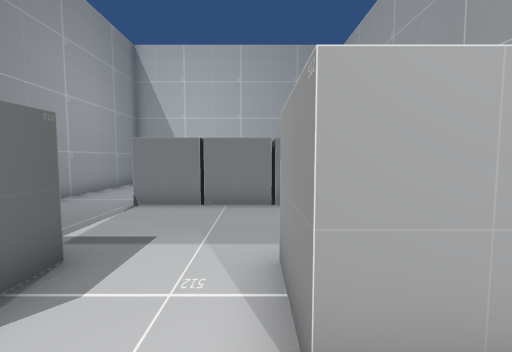
[1] (above)

15 first-person views from a walk through a 3-D level made in the Unity game engine. The camera is 1.4 m above the floor, tilts 4° down and sees 90° across. The floor is counted in squares, 1 m on a side. Each view is taken from the middle of a square. On the plan, view 1 faces up. The plan holds only what a view shows up to about 13 squares ahead; the rest is blank. The player character is not drawn.

[2]
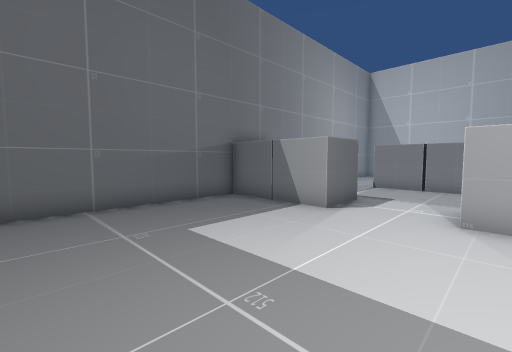

[3]
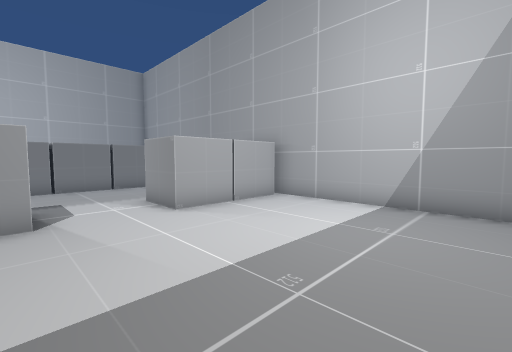

[4]
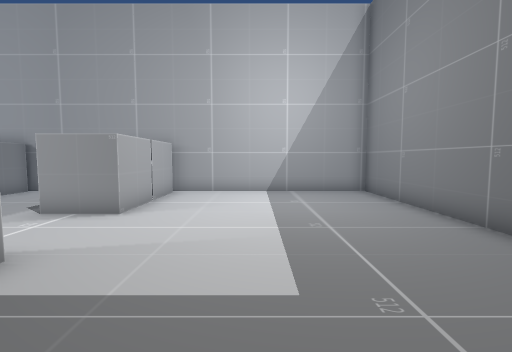

[5]
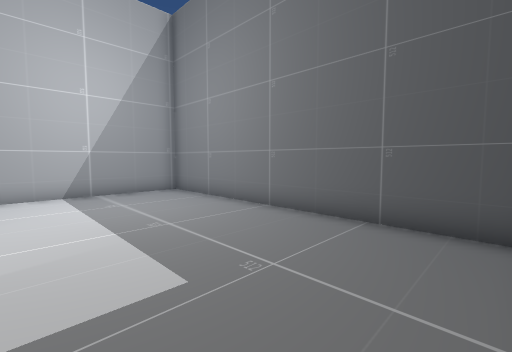

[6]
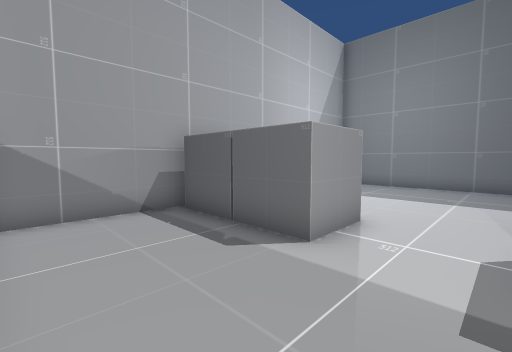

[7]
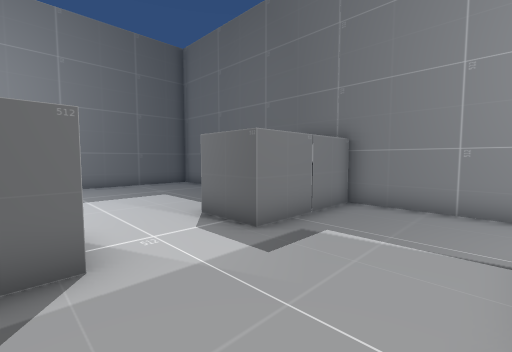

[8]
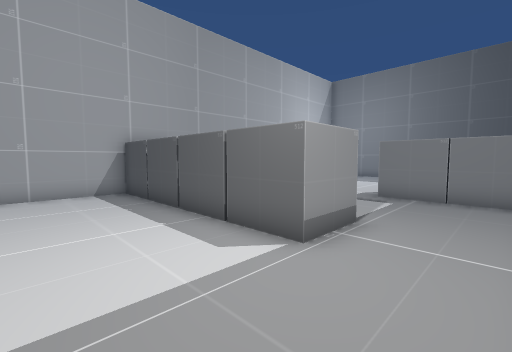

[9]
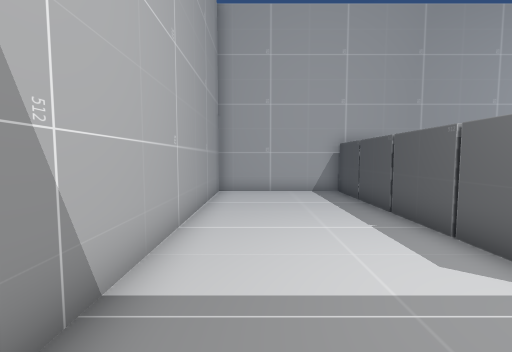

[10]
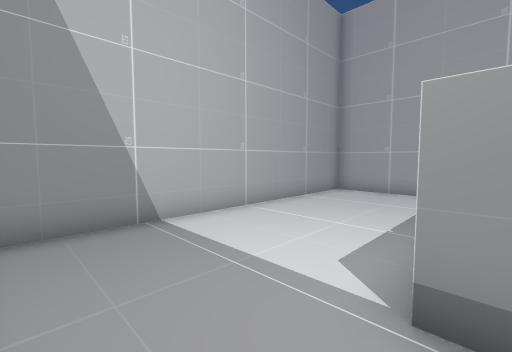

[11]
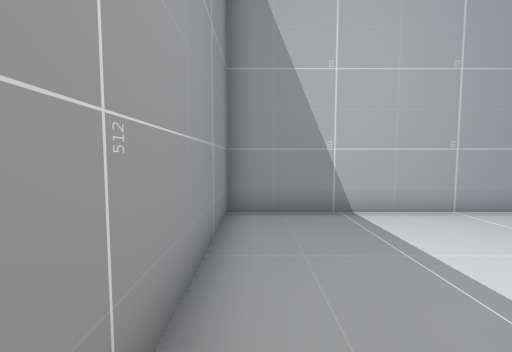

[12]
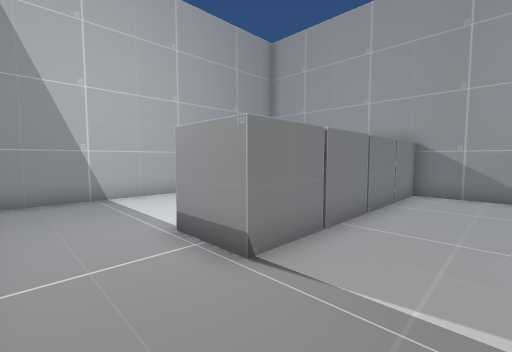

[13]
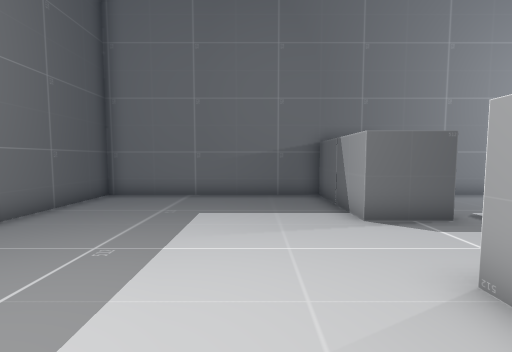

[14]
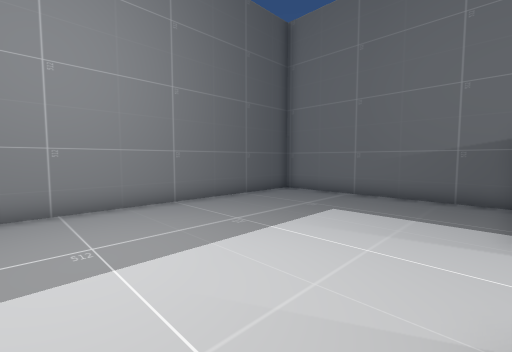

[15]
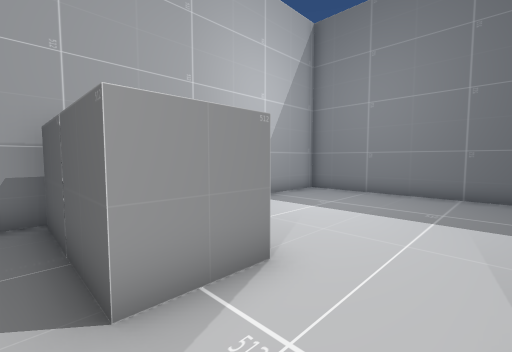

### Floor plan
Ten units are one square. View 1 is at (0, 0); x grows to the right and y downward. Boxes are objects, and circles mark ways between rooms. Rooms are numbered by the first view taken in them; rooms with no view inside come last. Other rooms are left out.
<svg viewBox="-72 -151 125 222">
<path fill="none" stroke="#000" d="M-26 -14 -67 -14 -67 66 48 66 48 -26M45 -14 3 -14M3 -14 3 -34 45 -34M48 -26 48 -75 -36 -75 -36 -95M-67 -96 -67 -34 -26 -34 -26 -14M-36 -95 48 -95 48 -146 -67 -146 -67 -96"/>
<circle cx="-15" cy="-25" r="3" fill="#2a7"/>
<circle cx="-55" cy="-85" r="3" fill="#2a7"/>
<text x="-10" y="20">1</text>
<text x="-10" y="-60">2</text>
<text x="-10" y="-120">3</text>
</svg>
Room 1 opens to room 2. Room 2 opens to room 3.

Where each view was taken, in squares from view 1:
view 1: 0 up, 0 right, facing up
view 2: 5 down, 1 right, facing up-left
view 3: 5 down, 3 left, facing up-right
view 4: 2 down, 6 left, facing right
view 5: 1 down, 6 left, facing down-right
view 6: 7 up, 2 left, facing down-right
view 7: 7 up, 1 right, facing down-left
view 8: 13 up, 6 left, facing down-right
view 9: 13 up, 6 left, facing right
view 10: 9 up, 6 left, facing up-right
view 11: 8 up, 6 left, facing up
view 12: 5 up, 6 left, facing up-right
view 13: 1 down, 3 right, facing left
view 14: 1 up, 3 right, facing down-left
view 15: 4 up, 2 left, facing down-right
